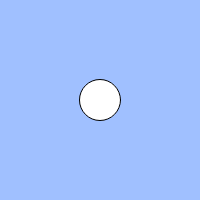
Frame 1 (no input)
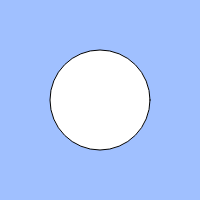
Frame 60 (no input)
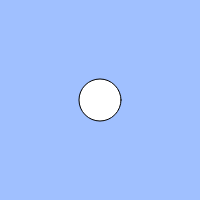
Frame 120 (the mouse pressed at the canvas centre since frame 60)

The p5.js sketch that drew these frames (run headless with seeded random() and noise() and a simulated clock; from frame 60 on, the mouse is pressed at the canvas centre):

// p5.js sketch
// ── sketch.js
// 練習問題「心臓の鼓動のように大きくなったり小さくなったりする円」
let count;
let cycle;
let size = 40;
let vr = 1;

function setup(){
  createCanvas(200, 200);
  // count = 0;
  // cycle = 100;
}

function draw(){
  background(160, 192, 255);
  size += vr
  if(size < 40 || size > 100){ vr = -1 * vr; }
  ellipse(width / 2, height / 2, size);
}
// function draw(){
//   background(160, 192, 255);
//   count = (count + 1) % cycle;
//   size = 40 + count;
//   ellipse(width / 2, height / 2, size);
// }
